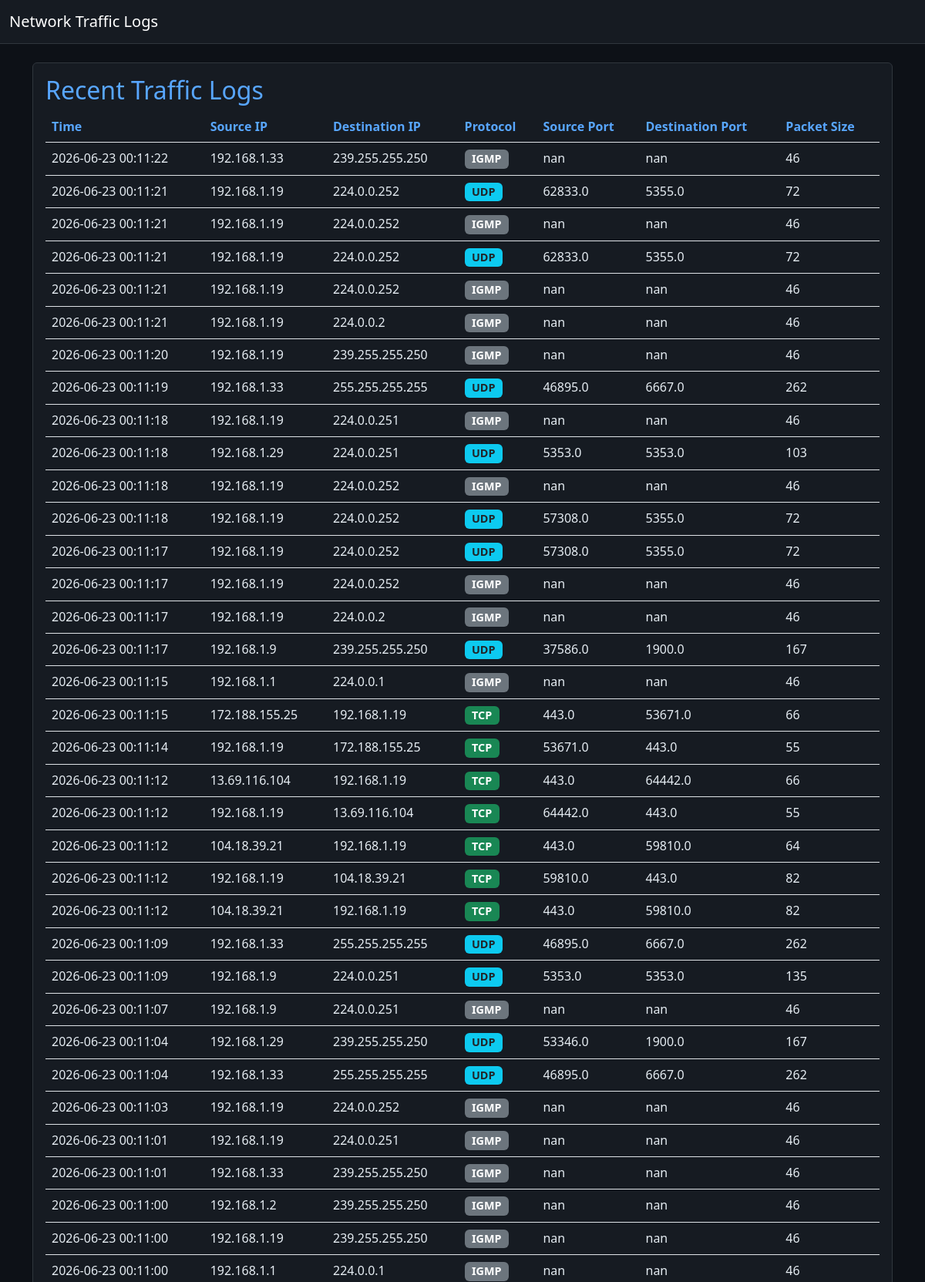
Page /logs (upper part) on the committed database.
### tables this page shows
CREATE TABLE traffic_logs (
        id INTEGER PRIMARY KEY AUTOINCREMENT,
        timestamp TEXT,
        source_ip TEXT,
        destination_ip TEXT,
        protocol TEXT,
        source_port INTEGER,
        destination_port INTEGER,
        packet_size INTEGER
    );

### app.py (the view)
@app.route("/logs")
def logs():
    conn = sqlite3.connect(DB_NAME)
    logs_df = pd.read_sql_query(
        """
        SELECT *
        FROM traffic_logs
        ORDER BY id DESC
        LIMIT 100
        """,
        conn
    )
    conn.close()
    return render_template(
        "logs.html",
        logs=logs_df.to_dict("records")
    )

### templates/logs.html (shortened to what this page needs)
<!DOCTYPE html>
<html>
<head>
<link href="https://cdn.jsdelivr.net/npm/bootstrap@5.3.3/dist/css/bootstrap.min.css"
      rel="stylesheet">
<link rel="stylesheet"
      href="{{ url_for('static', filename='style.css') }}">
</head>
<body>
<nav class="navbar navbar-dark mb-4">
<div class="container-fluid">
    <span class="navbar-brand">
        Network Traffic Logs
    </span>
</div>
</nav>
<div class="container">
<div class="card">
    <div class="card-body">
        <h2>Recent Traffic Logs</h2>
        <table class="table">
            <thead>
                <tr>
                    <th>Time</th>
                    <th>Source IP</th>
                    <th>Destination IP</th>
                    <th>Protocol</th>
                    <th>Source Port</th>
                    <th>Destination Port</th>
                    <th>Packet Size</th>
                </tr>
            </thead>
            <tbody>
            {% for log in logs %}
                <tr>
                    <td>{{ log["timestamp"] }}</td>
                    <td>{{ log["source_ip"] }}</td>
                    <td>{{ log["destination_ip"] }}</td>
                    <td>
                        {% if log["protocol"] == "TCP" %}
                            <span class="badge bg-success">
                                TCP
                            </span>
                        {% elif log["protocol"] == "UDP" %}
                            <span class="badge bg-info text-dark">
                                UDP
                            </span>
                        {% elif log["protocol"] == "ICMP" %}
                            <span class="badge bg-warning text-dark">
                                ICMP
                            </span>
                        {% else %}
                            <span class="badge bg-secondary">
                                {{ log["protocol"] }}
                            </span>
                        {% endif %}
                    </td>
                    <td>{{ log["source_port"] }}</td>
                    <td>{{ log["destination_port"] }}</td>
                    <td>{{ log["packet_size"] }}</td>
                </tr>
            {% endfor %}
            </tbody>
        </table>
    </div>
</div>
</div>
</body>
</html>

### static/style.css (style rules this page uses)
body { background-color: #0d1117 !important; color: #e6edf3 !important; }
.navbar { background-color: #161b22 !important; border-bottom: 1px solid #30363d; }
.card { background-color: #161b22 !important; border: 1px solid #30363d !important; color: #e6edf3 !important; }
.card-body { color: #e6edf3 !important; }
.table { color: #e6edf3 !important; background-color: #161b22 !important; }
.table th { color: #58a6ff !important; background-color: #161b22 !important; }
.table td { color: #e6edf3 !important; background-color: #161b22 !important; }
.table tr { background-color: #161b22 !important; }
h1, h2, h3, h4, h5 { color: #58a6ff !important; }
.badge { font-size: 0.9rem; }

### rows in the picture
traffic_logs: timestamp "2026-06-23 00:11:22", source_ip "192.168.1.33", destination_ip "239.255.255.250", protocol "IGMP", source_port "nan", destination_port "nan", packet_size "46"
traffic_logs: timestamp "2026-06-23 00:11:21", source_ip "192.168.1.19", destination_ip "224.0.0.252", protocol "UDP", source_port "62833.0", destination_port "5355.0", packet_size "72"
traffic_logs: timestamp "2026-06-23 00:11:21", source_ip "192.168.1.19", destination_ip "224.0.0.252", protocol "IGMP", source_port "nan", destination_port "nan", packet_size "46"
traffic_logs: timestamp "2026-06-23 00:11:21", source_ip "192.168.1.19", destination_ip "224.0.0.252", protocol "UDP", source_port "62833.0", destination_port "5355.0", packet_size "72"
traffic_logs: timestamp "2026-06-23 00:11:21", source_ip "192.168.1.19", destination_ip "224.0.0.252", protocol "IGMP", source_port "nan", destination_port "nan", packet_size "46"
traffic_logs: timestamp "2026-06-23 00:11:21", source_ip "192.168.1.19", destination_ip "224.0.0.2", protocol "IGMP", source_port "nan", destination_port "nan", packet_size "46"
traffic_logs: timestamp "2026-06-23 00:11:20", source_ip "192.168.1.19", destination_ip "239.255.255.250", protocol "IGMP", source_port "nan", destination_port "nan", packet_size "46"
traffic_logs: timestamp "2026-06-23 00:11:19", source_ip "192.168.1.33", destination_ip "255.255.255.255", protocol "UDP", source_port "46895.0", destination_port "6667.0", packet_size "262"
traffic_logs: timestamp "2026-06-23 00:11:18", source_ip "192.168.1.19", destination_ip "224.0.0.251", protocol "IGMP", source_port "nan", destination_port "nan", packet_size "46"
traffic_logs: timestamp "2026-06-23 00:11:18", source_ip "192.168.1.29", destination_ip "224.0.0.251", protocol "UDP", source_port "5353.0", destination_port "5353.0", packet_size "103"
traffic_logs: timestamp "2026-06-23 00:11:18", source_ip "192.168.1.19", destination_ip "224.0.0.252", protocol "IGMP", source_port "nan", destination_port "nan", packet_size "46"
traffic_logs: timestamp "2026-06-23 00:11:18", source_ip "192.168.1.19", destination_ip "224.0.0.252", protocol "UDP", source_port "57308.0", destination_port "5355.0", packet_size "72"
traffic_logs: timestamp "2026-06-23 00:11:17", source_ip "192.168.1.19", destination_ip "224.0.0.252", protocol "UDP", source_port "57308.0", destination_port "5355.0", packet_size "72"
traffic_logs: timestamp "2026-06-23 00:11:17", source_ip "192.168.1.19", destination_ip "224.0.0.252", protocol "IGMP", source_port "nan", destination_port "nan", packet_size "46"
traffic_logs: timestamp "2026-06-23 00:11:17", source_ip "192.168.1.19", destination_ip "224.0.0.2", protocol "IGMP", source_port "nan", destination_port "nan", packet_size "46"
traffic_logs: timestamp "2026-06-23 00:11:17", source_ip "192.168.1.9", destination_ip "239.255.255.250", protocol "UDP", source_port "37586.0", destination_port "1900.0", packet_size "167"
traffic_logs: timestamp "2026-06-23 00:11:15", source_ip "192.168.1.1", destination_ip "224.0.0.1", protocol "IGMP", source_port "nan", destination_port "nan", packet_size "46"
traffic_logs: timestamp "2026-06-23 00:11:15", source_ip "172.188.155.25", destination_ip "192.168.1.19", protocol "TCP", source_port "443.0", destination_port "53671.0", packet_size "66"
traffic_logs: timestamp "2026-06-23 00:11:14", source_ip "192.168.1.19", destination_ip "172.188.155.25", protocol "TCP", source_port "53671.0", destination_port "443.0", packet_size "55"
traffic_logs: timestamp "2026-06-23 00:11:12", source_ip "13.69.116.104", destination_ip "192.168.1.19", protocol "TCP", source_port "443.0", destination_port "64442.0", packet_size "66"
traffic_logs: timestamp "2026-06-23 00:11:12", source_ip "192.168.1.19", destination_ip "13.69.116.104", protocol "TCP", source_port "64442.0", destination_port "443.0", packet_size "55"
traffic_logs: timestamp "2026-06-23 00:11:12", source_ip "104.18.39.21", destination_ip "192.168.1.19", protocol "TCP", source_port "443.0", destination_port "59810.0", packet_size "64"
traffic_logs: timestamp "2026-06-23 00:11:12", source_ip "192.168.1.19", destination_ip "104.18.39.21", protocol "TCP", source_port "59810.0", destination_port "443.0", packet_size "82"
traffic_logs: timestamp "2026-06-23 00:11:12", source_ip "104.18.39.21", destination_ip "192.168.1.19", protocol "TCP", source_port "443.0", destination_port "59810.0", packet_size "82"
traffic_logs: timestamp "2026-06-23 00:11:09", source_ip "192.168.1.33", destination_ip "255.255.255.255", protocol "UDP", source_port "46895.0", destination_port "6667.0", packet_size "262"
traffic_logs: timestamp "2026-06-23 00:11:09", source_ip "192.168.1.9", destination_ip "224.0.0.251", protocol "UDP", source_port "5353.0", destination_port "5353.0", packet_size "135"
traffic_logs: timestamp "2026-06-23 00:11:07", source_ip "192.168.1.9", destination_ip "224.0.0.251", protocol "IGMP", source_port "nan", destination_port "nan", packet_size "46"
traffic_logs: timestamp "2026-06-23 00:11:04", source_ip "192.168.1.29", destination_ip "239.255.255.250", protocol "UDP", source_port "53346.0", destination_port "1900.0", packet_size "167"
traffic_logs: timestamp "2026-06-23 00:11:04", source_ip "192.168.1.33", destination_ip "255.255.255.255", protocol "UDP", source_port "46895.0", destination_port "6667.0", packet_size "262"
traffic_logs: timestamp "2026-06-23 00:11:03", source_ip "192.168.1.19", destination_ip "224.0.0.252", protocol "IGMP", source_port "nan", destination_port "nan", packet_size "46"
traffic_logs: timestamp "2026-06-23 00:11:01", source_ip "192.168.1.19", destination_ip "224.0.0.251", protocol "IGMP", source_port "nan", destination_port "nan", packet_size "46"
traffic_logs: timestamp "2026-06-23 00:11:01", source_ip "192.168.1.33", destination_ip "239.255.255.250", protocol "IGMP", source_port "nan", destination_port "nan", packet_size "46"
traffic_logs: timestamp "2026-06-23 00:11:00", source_ip "192.168.1.2", destination_ip "239.255.255.250", protocol "IGMP", source_port "nan", destination_port "nan", packet_size "46"
traffic_logs: timestamp "2026-06-23 00:11:00", source_ip "192.168.1.19", destination_ip "239.255.255.250", protocol "IGMP", source_port "nan", destination_port "nan", packet_size "46"
traffic_logs: timestamp "2026-06-23 00:11:00", source_ip "192.168.1.1", destination_ip "224.0.0.1", protocol "IGMP", source_port "nan", destination_port "nan", packet_size "46"
